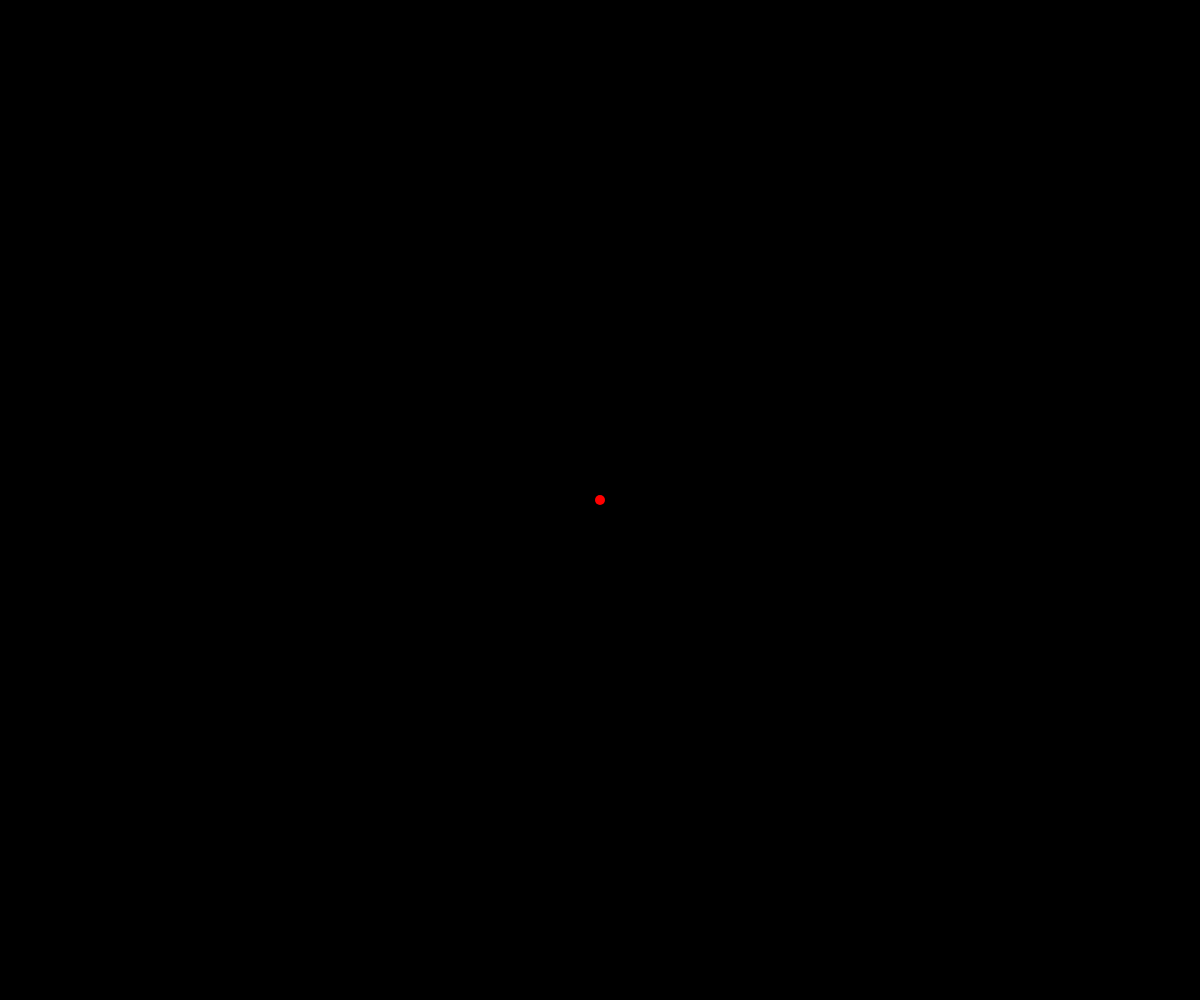
Frame 1 (no input)
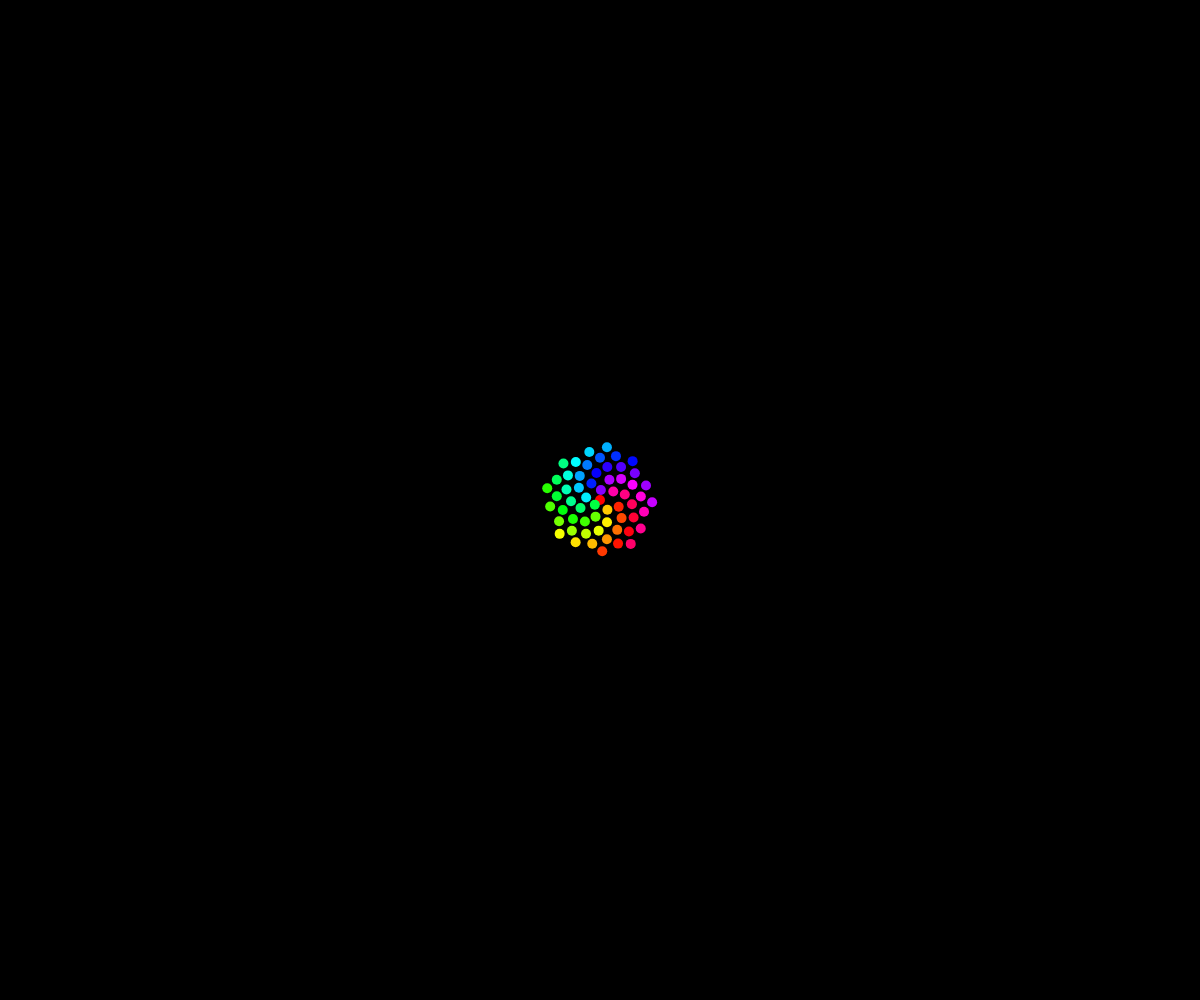
Frame 60 (no input)
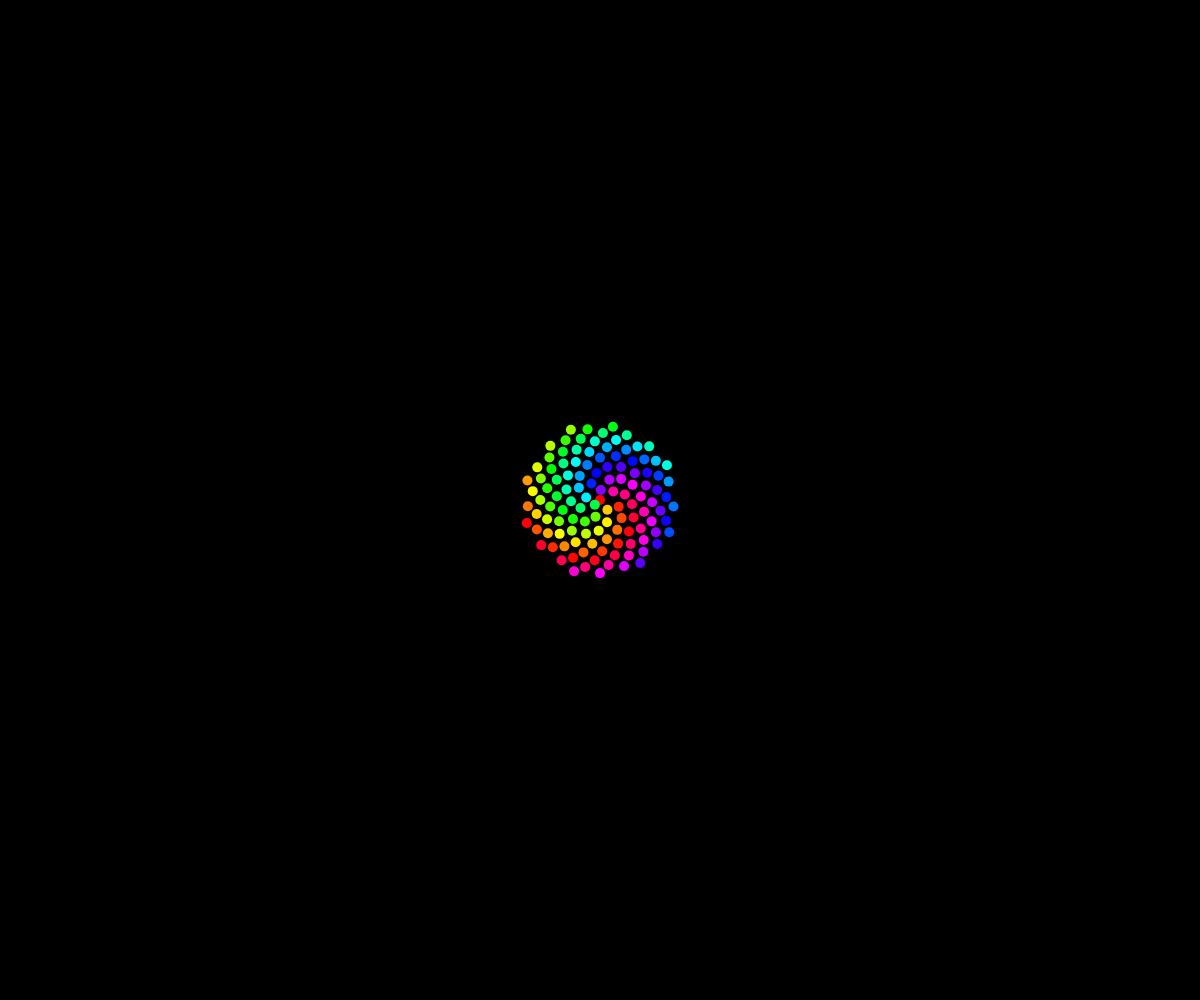
Frame 120 (the mouse pressed at the canvas centre since frame 60)

The p5.js sketch that drew these frames (run headless with seeded random() and noise() and a simulated clock; from frame 60 on, the mouse is pressed at the canvas centre):

// p5.js sketch
// ── sketch.js
let c = 0.6;
let n = 0;
let a = 137.5;

let array = [];

function setup() {
  createCanvas(windowWidth, windowHeight);
  background(0);
  angleMode(DEGREES);
  colorMode(HSB);
}

function draw() {
  background(0);
  translate(width / 2, height / 2);
  let angle = n * a;
  let r = c * sqrt(angle);
  let x = r * cos(angle);
  let y = r * sin(angle);
  n++;
  array.push(new Seed(x, y, (angle - n) % 361, 255, 255));

  for(let seed of array) {
    seed.display();
  }
}

function windowResized() {
  resizeCanvas(windowWidth, windowHeight);
}
// ── seed.js
function Seed(x, y, r, g, b) {
  this.x = x;
  this.y = y;
  this.r = r;
  this.g = g;
  this.b = b;

  this.display = function() {
    colorMode(HSB);
    fill(this.r, this.g, this.b);
    noStroke();
    ellipse(this.x, this.y, 10, 10);
  }
}
